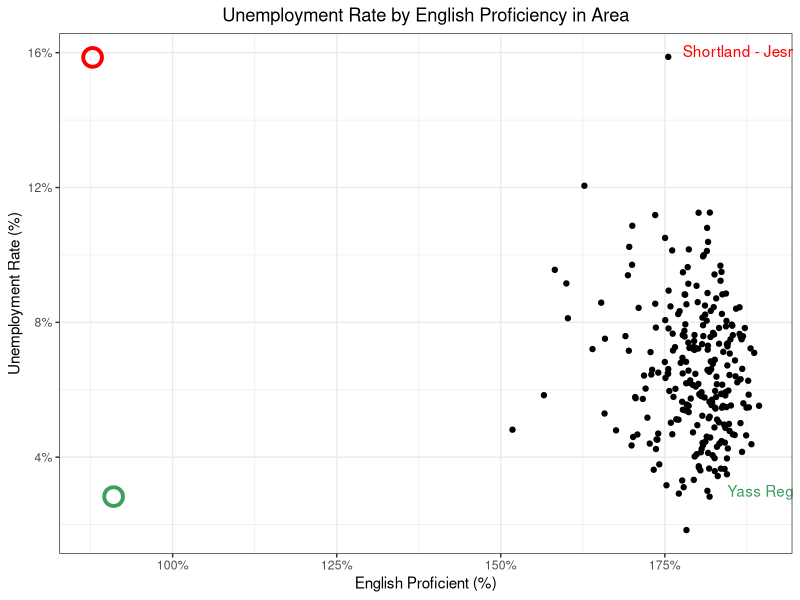
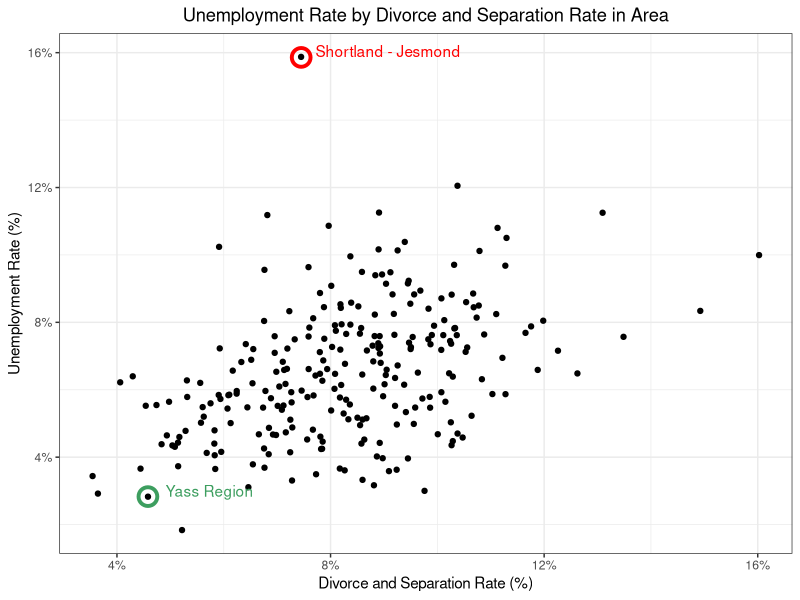
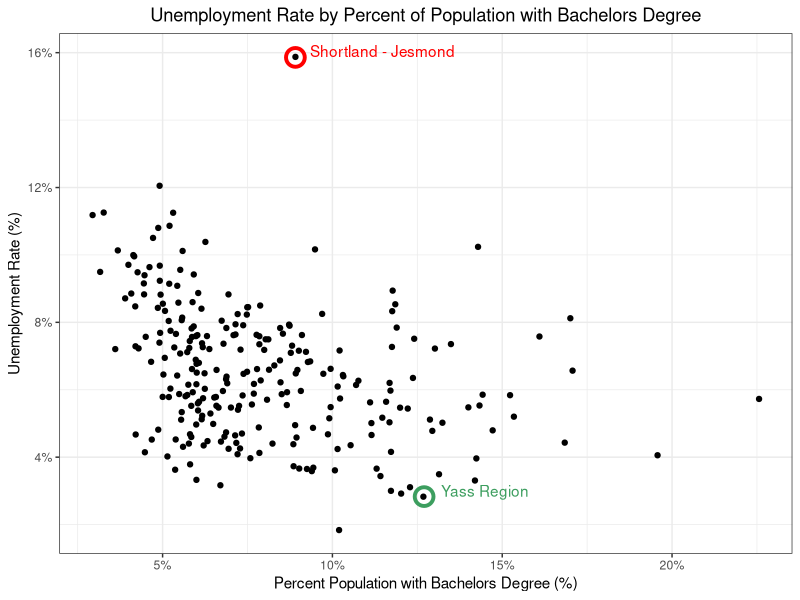
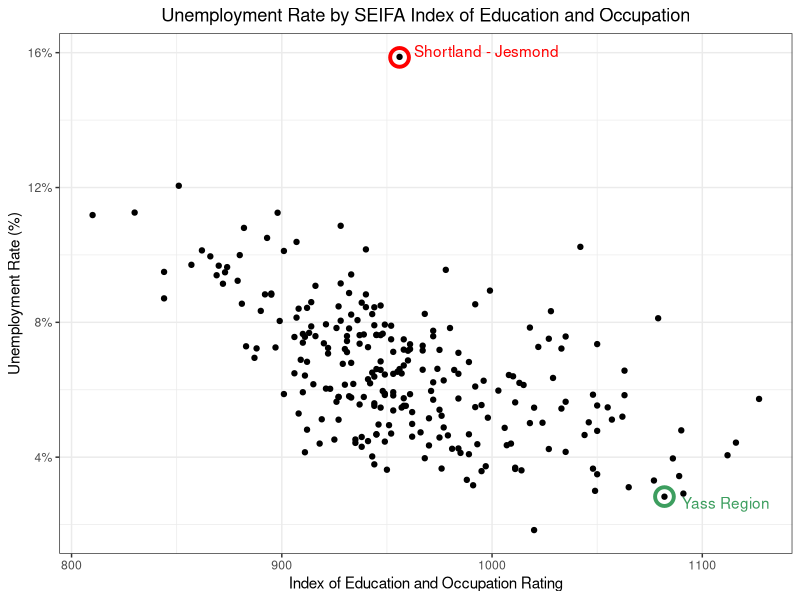
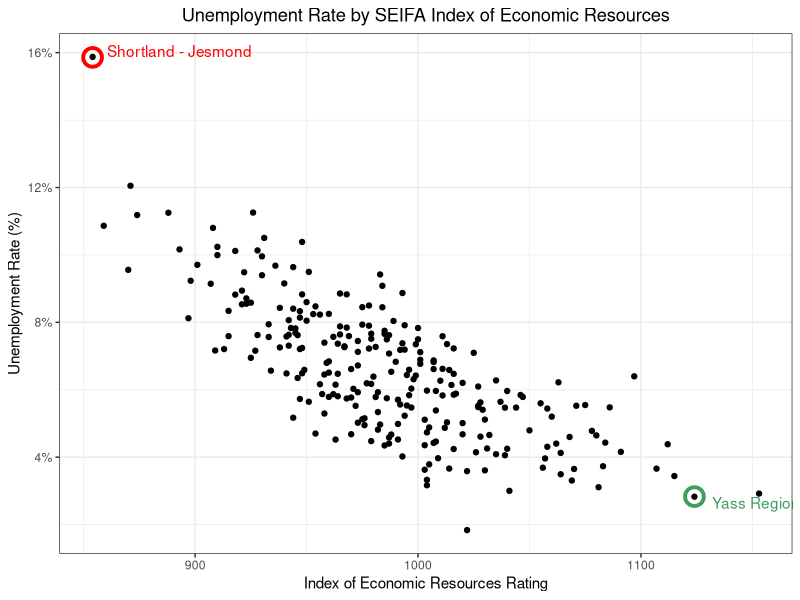
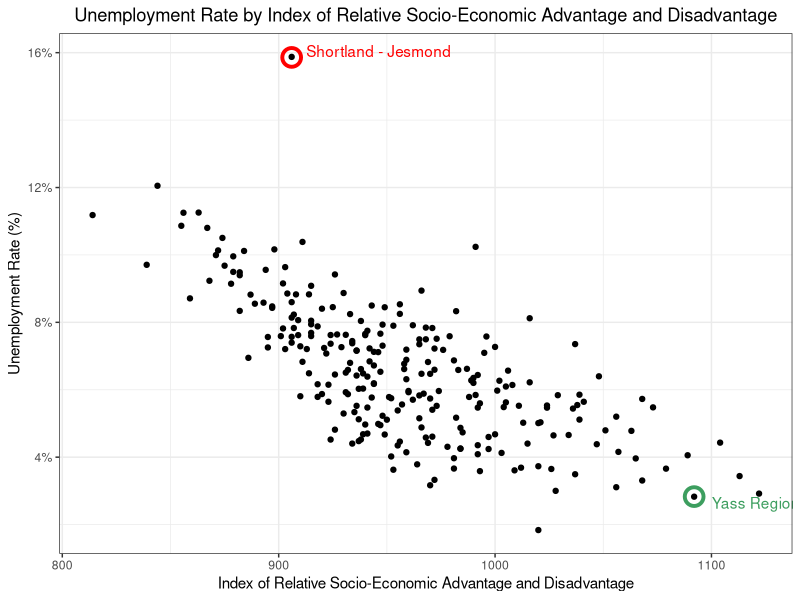
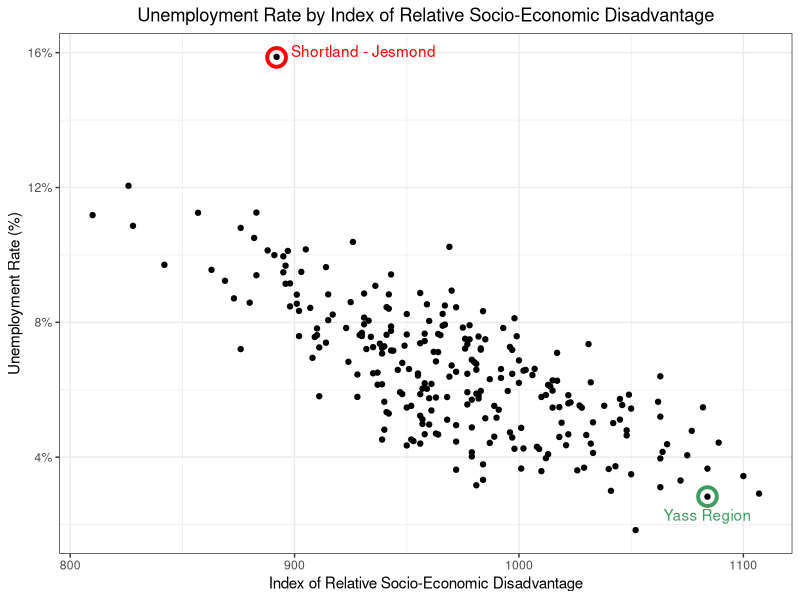
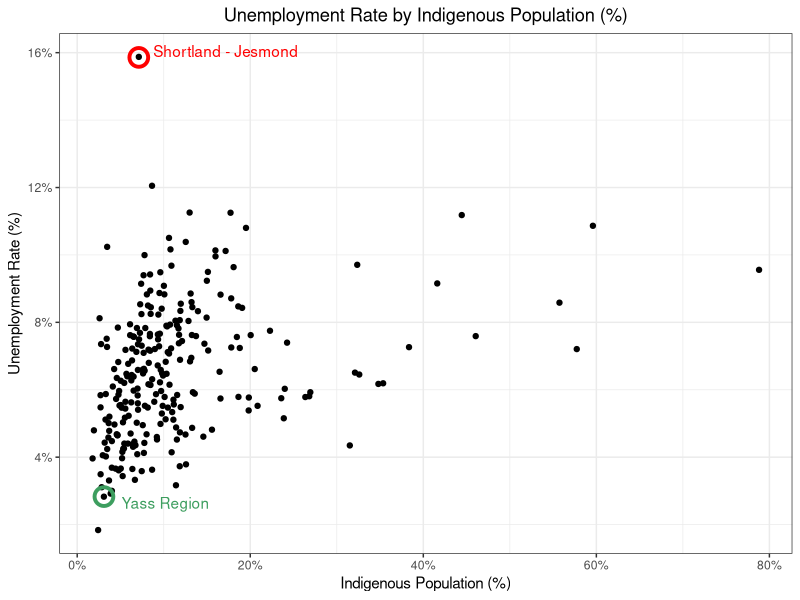

These figures' R source, in order:
library(tidyverse)

#getwd()
setwd(dirname(rstudioapi::getActiveDocumentContext()$path))

model_data <- read_csv("../../Modelling/Data Files/Model_Data.csv")

glimpse(model_data)

regional <- model_data %>% 
  filter(IS_SYDNEY == 0) %>% 
  mutate(unemployment_rate = UNEMPLOYED / LAB_FORCE) 

glimpse(regional) 

#Yass Region
#Shortland-Jesmond

regional %>% 
  mutate(PERC_SEPARATED = ARRIVAL_LAST_20 /LAB_FORCE) %>% 
  filter(SA2_NAME %in% c("Yass Region","Shortland - Jesmond")) %>% 
  select(SA2_CODE, PERC_SEPARATED)

# English Proficiency
regional %>% 
  mutate(PERC_PROFICIENCY = ENG_PROFICIENT_MOD/LAB_FORCE) %>% 
  ggplot(aes(x = PERC_PROFICIENCY, y = unemployment_rate)) +
  geom_point() +
  geom_text(aes(label = ifelse(SA2_CODE == "101061542",as.character(SA2_NAME),'')),colour = "#3d9e5f",hjust = -0.2, vjust = 0) + 
  geom_text(aes(label = ifelse(SA2_CODE == "111031231",as.character(SA2_NAME),'')),colour = "red",hjust = -0.1, vjust = 0) + 
  annotate("point", x = 0.878, y = .1586, colour = "red", shape = 21, stroke = 2, size = 5) +
  annotate("point", x = 0.910, y = .0283, colour = "#3d9e5f", shape = 21, stroke = 2, size = 5) +
  scale_x_continuous(labels = scales::percent) +
  scale_y_continuous(labels = scales::percent) +
  ggtitle("Unemployment Rate by English Proficiency in Area")+
  xlab("English Proficient (%)") +
  ylab("Unemployment Rate (%)") +
  theme_bw() +
  theme(plot.title = element_text(hjust = 0.5)) 

# Divorced and Separated
regional %>% 
  mutate(PERC_SEPARATED = DIVORCED_SEPARATED_MOD/LAB_FORCE) %>% 
  ggplot(aes(x = PERC_SEPARATED, y = unemployment_rate)) +
  geom_point() +
  geom_text(aes(label = ifelse(SA2_CODE == "101061542",as.character(SA2_NAME),'')),colour = "#3d9e5f",hjust = -0.2, vjust = 0) + 
  geom_text(aes(label = ifelse(SA2_CODE == "111031231",as.character(SA2_NAME),'')),colour = "red",hjust = -0.1, vjust = 0) + 
  annotate("point", x = 0.0745, y = .1586, colour = "red", shape = 21, stroke = 2, size = 5) +
  annotate("point", x = 0.0458, y = .0283, colour = "#3d9e5f", shape = 21, stroke = 2, size = 5) +
  scale_x_continuous(labels = scales::percent) +
  scale_y_continuous(labels = scales::percent) +
  ggtitle("Unemployment Rate by Divorce and Separation Rate in Area")+
  xlab("Divorce and Separation Rate (%)") +
  ylab("Unemployment Rate (%)") +
  theme_bw() +
  theme(plot.title = element_text(hjust = 0.5)) 

# Education
regional %>% 
  mutate(PERC_BACHELOR = EDU_BACHELOR_MOD/LAB_FORCE) %>% 
  ggplot(aes(x = PERC_BACHELOR, y = unemployment_rate)) +
  geom_point() +
  geom_text(aes(label = ifelse(SA2_CODE == "101061542",as.character(SA2_NAME),'')),colour = "#3d9e5f",hjust = -0.2, vjust = 0) + 
  geom_text(aes(label = ifelse(SA2_CODE == "111031231",as.character(SA2_NAME),'')),colour = "red",hjust = -0.1, vjust = 0) + 
  annotate("point", x = 0.0891, y = .1586, colour = "red", shape = 21, stroke = 2, size = 5) +
  annotate("point", x = 0.127, y = .0283, colour = "#3d9e5f", shape = 21, stroke = 2, size = 5) +
  scale_x_continuous(labels = scales::percent) +
  scale_y_continuous(labels = scales::percent) +
  ggtitle("Unemployment Rate by Percent of Population with Bachelors Degree")+
  xlab("Percent Population with Bachelors Degree (%)") +
  ylab("Unemployment Rate (%)") +
  theme_bw() +
  theme(plot.title = element_text(hjust = 0.5)) 

#SEIFA_Edu_Occ_Index
regional %>% 
  ggplot(aes(x = SEIFA_Edu_Occ_Index, y = unemployment_rate)) +
  geom_point() +
  geom_text(aes(label = ifelse(SA2_CODE == "101061542",as.character(SA2_NAME),'')),colour = "#3d9e5f",hjust = -0.2, vjust = 1) + 
  geom_text(aes(label = ifelse(SA2_CODE == "111031231",as.character(SA2_NAME),'')),colour = "red",hjust = -0.1, vjust = 0) + 
  annotate("point", x = 956, y = .1586, colour = "red", shape = 21, stroke = 2, size = 5) +
  annotate("point", x = 1082, y = .0283, colour = "#3d9e5f", shape = 21, stroke = 2, size = 5) +
  scale_y_continuous(labels = scales::percent) +
  ggtitle("Unemployment Rate by SEIFA Index of Education and Occupation")+
  xlab("Index of Education and Occupation Rating") +
  ylab("Unemployment Rate (%)") +
  theme_bw() +
  theme(plot.title = element_text(hjust = 0.5)) 

#SEIFA_Economic_Res_Index
regional %>% 
  ggplot(aes(x = SEIFA_Economic_Res_Index, y = unemployment_rate)) +
  geom_point() +
  geom_text(aes(label = ifelse(SA2_CODE == "101061542",as.character(SA2_NAME),'')),colour = "#3d9e5f",hjust = -0.2, vjust = 1) + 
  geom_text(aes(label = ifelse(SA2_CODE == "111031231",as.character(SA2_NAME),'')),colour = "red",hjust = -0.1, vjust = 0) + 
  annotate("point", x = 854, y = .1586, colour = "red", shape = 21, stroke = 2, size = 5) +
  annotate("point", x = 1124, y = .0283, colour = "#3d9e5f", shape = 21, stroke = 2, size = 5) +
  scale_y_continuous(labels = scales::percent) +
  ggtitle("Unemployment Rate by SEIFA Index of Economic Resources")+
  xlab("Index of Economic Resources Rating") +
  ylab("Unemployment Rate (%)") +
  theme_bw() +
  theme(plot.title = element_text(hjust = 0.5)) 

#SEIFA_Rel_SocioEco_Adv_Disadv_Index
regional %>% 
  ggplot(aes(x = SEIFA_Rel_SocioEco_Adv_Disadv_Index, y = unemployment_rate)) +
  geom_point() +
  geom_text(aes(label = ifelse(SA2_CODE == "101061542",as.character(SA2_NAME),'')),colour = "#3d9e5f",hjust = -0.2, vjust = 1) + 
  geom_text(aes(label = ifelse(SA2_CODE == "111031231",as.character(SA2_NAME),'')),colour = "red",hjust = -0.1, vjust = 0) + 
  annotate("point", x = 906, y = .1586, colour = "red", shape = 21, stroke = 2, size = 5) +
  annotate("point", x = 1092, y = .0283, colour = "#3d9e5f", shape = 21, stroke = 2, size = 5) +
  scale_y_continuous(labels = scales::percent) +
  ggtitle("Unemployment Rate by Index of Relative Socio-Economic Advantage and Disadvantage")+
  xlab("Index of Relative Socio-Economic Advantage and Disadvantage") +
  ylab("Unemployment Rate (%)") +
  theme_bw() +
  theme(plot.title = element_text(hjust = 0.5)) 

#SEIFA_Rel_SocioEco_Disadv_Index
regional %>% 
  ggplot(aes(x = SEIFA_Rel_SocioEco_Disadv_Index, y = unemployment_rate)) +
  geom_point() +
  geom_text(aes(label = ifelse(SA2_CODE == "101061542",as.character(SA2_NAME),'')),colour = "#3d9e5f",hjust = 0.5, vjust = 2) + 
  geom_text(aes(label = ifelse(SA2_CODE == "111031231",as.character(SA2_NAME),'')),colour = "red",hjust = -0.1, vjust = 0) + 
  annotate("point", x = 892, y = .1586, colour = "red", shape = 21, stroke = 2, size = 5) +
  annotate("point", x = 1084, y = .0283, colour = "#3d9e5f", shape = 21, stroke = 2, size = 5) +
  scale_y_continuous(labels = scales::percent) +
  ggtitle("Unemployment Rate by Index of Relative Socio-Economic Disadvantage")+
  xlab("Index of Relative Socio-Economic Disadvantage") +
  ylab("Unemployment Rate (%)") +
  theme_bw() +
  theme(plot.title = element_text(hjust = 0.5)) 

#Indigenous Population
regional %>% 
  ggplot(aes(x = INDIG_POP/LAB_FORCE, y = unemployment_rate)) +
  geom_point() +
  geom_text(aes(label = ifelse(SA2_CODE == "101061542",as.character(SA2_NAME),'')),colour = "#3d9e5f",hjust = -0.2, vjust = 1) + 
  geom_text(aes(label = ifelse(SA2_CODE == "111031231",as.character(SA2_NAME),'')),colour = "red",hjust = -0.1, vjust = 0) + 
  annotate("point", x = 0.0712, y = .1586, colour = "red", shape = 21, stroke = 2, size = 5) +
  annotate("point", x = 0.0309, y = .0283, colour = "#3d9e5f", shape = 21, stroke = 2, size = 5) +
  scale_y_continuous(labels = scales::percent) +
  scale_x_continuous(labels = scales::percent) +
  ggtitle("Unemployment Rate by Indigenous Population (%)")+
  xlab("Indigenous Population (%)") +
  ylab("Unemployment Rate (%)") +
  theme_bw() +
  theme(plot.title = element_text(hjust = 0.5)) 


#Certificate Education
regional %>% 
  ggplot(aes(x = EDU_CERTIFICATE_MOD/LAB_FORCE, y = unemployment_rate)) +
  geom_point() +
  geom_text(aes(label = ifelse(SA2_CODE == "101061542",as.character(SA2_NAME),'')),colour = "#3d9e5f",hjust = -0.2, vjust = 1) + 
  geom_text(aes(label = ifelse(SA2_CODE == "111031231",as.character(SA2_NAME),'')),colour = "red",hjust = -0.1, vjust = 0) + 
  annotate("point", x = 0.281, y = .1586, colour = "red", shape = 21, stroke = 2, size = 5) +
  annotate("point", x = 0.300, y = .0283, colour = "#3d9e5f", shape = 21, stroke = 2, size = 5) +
  scale_y_continuous(labels = scales::percent) +
  ggtitle("Unemployment Rate by Percent of Population with Tertiary Certificate")+
  xlab("Index of Relative Socio-Economic Disadvantage") +
  ylab("Unemployment Rate (%)") +
  theme_bw() +
  theme(plot.title = element_text(hjust = 0.5)) 

#Tertiary Education
regional %>% 
  ggplot(aes(x = (EDU_CERTIFICATE_MOD + EDU_BACHELOR_MOD + EDU_POSTGRAD_MOD + EDU_DIPLOMA_MOD)/LAB_FORCE, y = unemployment_rate)) +
  geom_point() +
  geom_text(aes(label = ifelse(SA2_CODE == "101061542",as.character(SA2_NAME),'')),colour = "#3d9e5f",hjust = -0.2, vjust = 1) + 
  geom_text(aes(label = ifelse(SA2_CODE == "111031231",as.character(SA2_NAME),'')),colour = "red",hjust = -0.1, vjust = 0) + 
  annotate("point", x = 0.464, y = .1586, colour = "red", shape = 21, stroke = 2, size = 5) +
  annotate("point", x = 0.581, y = .0283, colour = "#3d9e5f", shape = 21, stroke = 2, size = 5) +
  scale_y_continuous(labels = scales::percent) +
  ggtitle("Unemployment Rate by Percent of Population with Tertiary Certificate")+
  xlab("Index of Relative Socio-Economic Disadvantage") +
  ylab("Unemployment Rate (%)") +
  theme_bw() +
  theme(plot.title = element_text(hjust = 0.5)) 

#Ancestry
regional %>% 
  ggplot(aes(x = ANCESTRY_BOTH_OS/LAB_FORCE, y = unemployment_rate)) +
  geom_point() +
  geom_text(aes(label = ifelse(SA2_CODE == "101061542",as.character(SA2_NAME),'')),colour = "#3d9e5f",hjust = -0.2, vjust = 1) + 
  geom_text(aes(label = ifelse(SA2_CODE == "111031231",as.character(SA2_NAME),'')),colour = "red",hjust = -0.1, vjust = 0) + 
  annotate("point", x = 0.311, y = .1586, colour = "red", shape = 21, stroke = 2, size = 5) +
  annotate("point", x = 0.137, y = .0283, colour = "#3d9e5f", shape = 21, stroke = 2, size = 5) +
  scale_y_continuous(labels = scales::percent) +
  ggtitle("Unemployment Rate by Percent of Population with Both Parents Born Overseas")+
  xlab("Percent of Population with Both Parents Born Overseas (%)") +
  ylab("Unemployment Rate (%)") +
  theme_bw() +
  theme(plot.title = element_text(hjust = 0.5)) 

regional %>% 
  ggplot(aes(x = LANG_HOME_ENGLISH_MOD/LAB_FORCE, y = unemployment_rate)) +
  geom_point() +
  geom_text(aes(label = ifelse(SA2_CODE == "101061542",as.character(SA2_NAME),'')),colour = "#3d9e5f",hjust = -0.2, vjust = 1) + 
  geom_text(aes(label = ifelse(SA2_CODE == "111031231",as.character(SA2_NAME),'')),colour = "red",hjust = -0.1, vjust = 0) + 
  annotate("point", x = 0.680, y = .1586, colour = "red", shape = 21, stroke = 2, size = 5) +
  annotate("point", x = 0.879, y = .0283, colour = "#3d9e5f", shape = 21, stroke = 2, size = 5) +
  scale_x_continuous(labels = scales::percent) +
  scale_y_continuous(labels = scales::percent) +
  ggtitle("Unemployment Rate by Percent of Households where English Spoken at Home")+
  xlab("Percent of Households where English Spoken at Home (%)") +
  ylab("Unemployment Rate (%)") +
  theme_bw() +
  theme(plot.title = element_text(hjust = 0.5)) 

regional %>% 
  ggplot(aes(x = ARRIVAL_LAST_20 /LAB_FORCE, y = unemployment_rate)) +
  geom_point() +
  geom_text(aes(label = ifelse(SA2_CODE == "101061542",as.character(SA2_NAME),'')),colour = "#3d9e5f",hjust = -0.15, vjust = 1) + 
  geom_text(aes(label = ifelse(SA2_CODE == "111031231",as.character(SA2_NAME),'')),colour = "red",hjust = 1.1, vjust = 1) + 
  annotate("point", x = 0.222, y = .1586, colour = "red", shape = 21, stroke = 2, size = 5) +
  annotate("point", x = 0.0304, y = .0283, colour = "#3d9e5f", shape = 21, stroke = 2, size = 5) +
  scale_y_continuous(labels = scales::percent) +
  ggtitle("Unemployment Rate by Percent of Population Arrived in Last 20 Years")+
  xlab("Percent of Population Arrived in Last 20 Years (%)") +
  ylab("Unemployment Rate (%)") +
  theme_bw() +
  theme(plot.title = element_text(hjust = 0.5)) 
